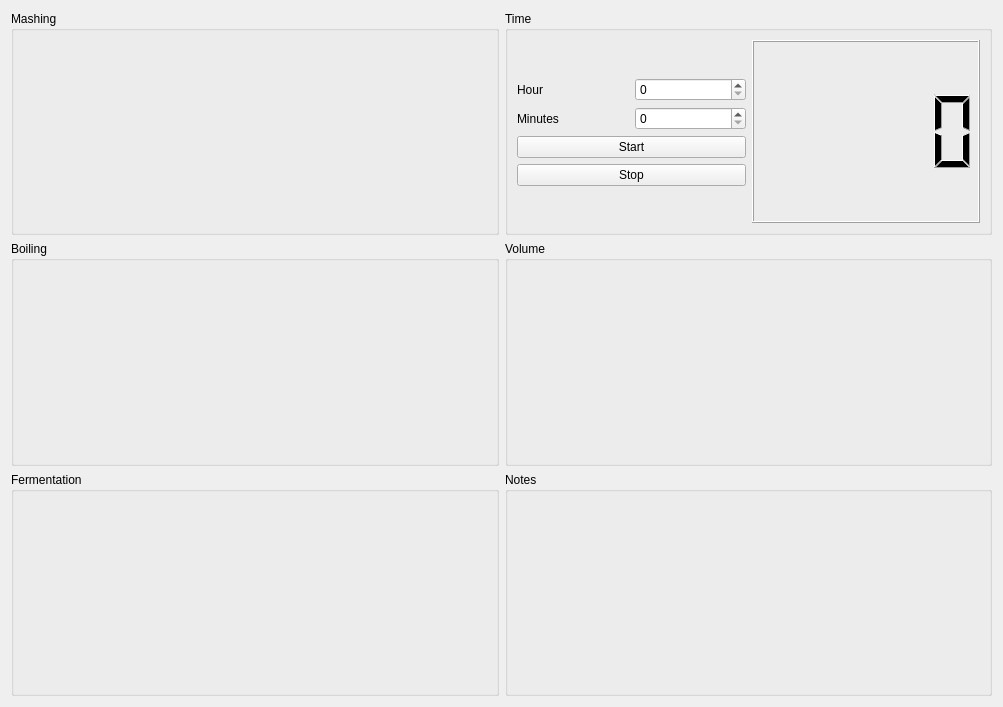
<?xml version="1.0" encoding="UTF-8"?>
<ui version="4.0">
 <class>DruidCentralWidget</class>
 <widget class="QWidget" name="DruidCentralWidget">
  <property name="geometry">
   <rect>
    <x>0</x>
    <y>0</y>
    <width>1003</width>
    <height>707</height>
   </rect>
  </property>
  <property name="windowTitle">
   <string>Form</string>
  </property>
  <layout class="QHBoxLayout" name="horizontalLayout_2">
   <item>
    <layout class="QVBoxLayout" name="verticalLayout_2">
     <item>
      <widget class="QGroupBox" name="groupBox_3">
       <property name="title">
        <string>Mashing</string>
       </property>
      </widget>
     </item>
     <item>
      <widget class="QGroupBox" name="groupBox_5">
       <property name="title">
        <string>Boiling</string>
       </property>
      </widget>
     </item>
     <item>
      <widget class="QGroupBox" name="groupBox_4">
       <property name="title">
        <string>Fermentation</string>
       </property>
      </widget>
     </item>
    </layout>
   </item>
   <item>
    <layout class="QVBoxLayout" name="verticalLayout">
     <item>
      <widget class="QGroupBox" name="groupBox_6">
       <property name="title">
        <string>Time</string>
       </property>
       <layout class="QGridLayout" name="gridLayout">
        <item row="1" column="1" rowspan="5">
         <widget class="QLCDNumber" name="_time_lcd"/>
        </item>
        <item row="2" column="0">
         <layout class="QGridLayout" name="gridLayout_2">
          <item row="0" column="0">
           <widget class="QLabel" name="label">
            <property name="text">
             <string>Hour</string>
            </property>
           </widget>
          </item>
          <item row="0" column="1">
           <widget class="QSpinBox" name="_time_hour"/>
          </item>
          <item row="1" column="0">
           <widget class="QLabel" name="label_2">
            <property name="text">
             <string>Minutes</string>
            </property>
           </widget>
          </item>
          <item row="1" column="1">
           <widget class="QSpinBox" name="_time_minutes"/>
          </item>
         </layout>
        </item>
        <item row="4" column="0">
         <widget class="QPushButton" name="_time_stop">
          <property name="text">
           <string>Stop</string>
          </property>
         </widget>
        </item>
        <item row="3" column="0">
         <widget class="QPushButton" name="_time_start">
          <property name="sizePolicy">
           <sizepolicy hsizetype="Minimum" vsizetype="Fixed">
            <horstretch>0</horstretch>
            <verstretch>0</verstretch>
           </sizepolicy>
          </property>
          <property name="text">
           <string>Start</string>
          </property>
         </widget>
        </item>
       </layout>
      </widget>
     </item>
     <item>
      <widget class="QGroupBox" name="groupBox_2">
       <property name="title">
        <string>Volume</string>
       </property>
      </widget>
     </item>
     <item>
      <widget class="QGroupBox" name="groupBox">
       <property name="title">
        <string>Notes</string>
       </property>
       <zorder>groupBox_6</zorder>
       <zorder>groupBox_6</zorder>
       <zorder>groupBox_6</zorder>
      </widget>
     </item>
    </layout>
   </item>
  </layout>
  <zorder>groupBox_3</zorder>
  <zorder>verticalLayoutWidget_2</zorder>
  <zorder>verticalLayoutWidget</zorder>
 </widget>
 <resources/>
 <connections/>
</ui>
